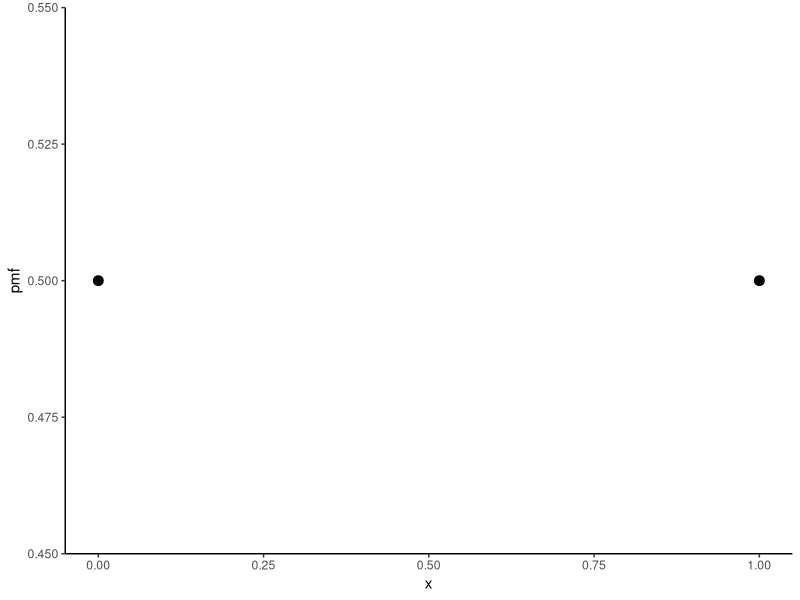
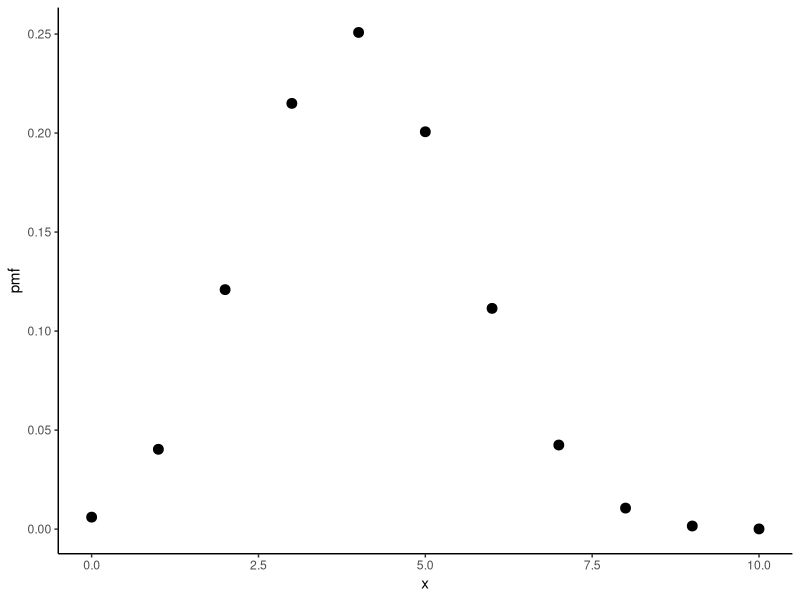
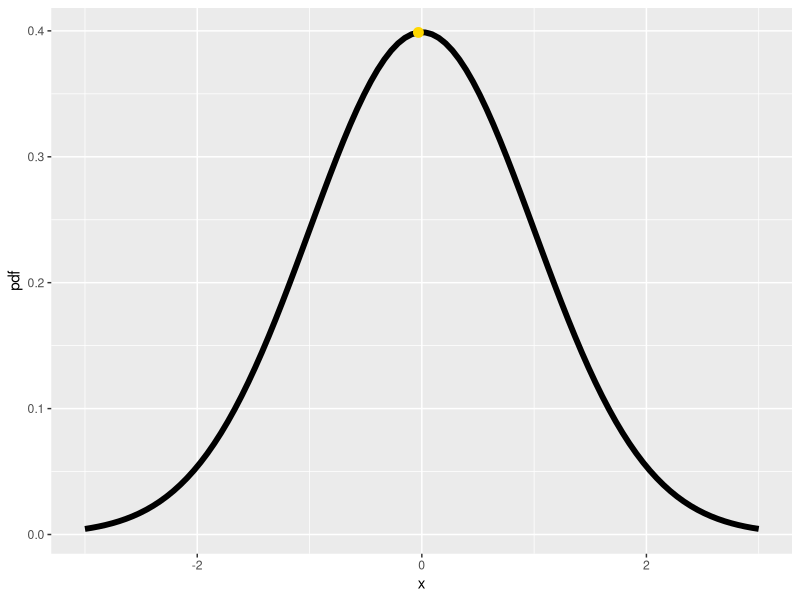

Reproduce these figures in R, in order.
library(tidyverse)

#1. define the possible outcomes
# Binomial(1, 0.5) -> 0, 1
binom_pmf <- tibble(x = c(0, 1))

#2. Choose our parameters
n <- 1
p <- 0.5

#3. calculate the PMF/PDF
binom_pmf <- mutate(binom_pmf,
                    pmf = dbinom(x, size =n, prob =p))
#4. plot it
ggplot(binom_pmf, aes(x, pmf)) +
  geom_point(size =3) +
  theme_classic()


#1. define the possible outcomes
# Binomial(10, 0.4)
binom_pmf <- tibble(x = 0:10)

#2. Choose our parameters
n <- 10
p <- 0.4

#3. calculate the PMF/PDF
binom_pmf <- mutate(binom_pmf,
                    pmf = dbinom(x, size =n, prob =p))
#4. plot it
ggplot(binom_pmf, aes(x, pmf)) +
  geom_point(size = 3) +
  theme_classic()


### PDF

#1. define the possible outcomes
# Normal(0, 1)
normal_pdf <- tibble(x = seq(-3, 3, length.out  = 100))

#2. Choose our parameters
mu <- 0
sigma <- 1

#3. calculate the PMF/PDF
normal_pdf <- mutate(normal_pdf,
                     pdf = dnorm(x, mean = mu, sd = sigma))
#4. plot it
ggplot(normal_pdf, aes(x, pdf)) +
  geom_line(linewidth = 2) +
  geom_point(data = slice(normal_pdf, 50),
             color = "gold", size =3)
  theme_classic()

  pnorm(-2, mean = mu, sd = sigma)
